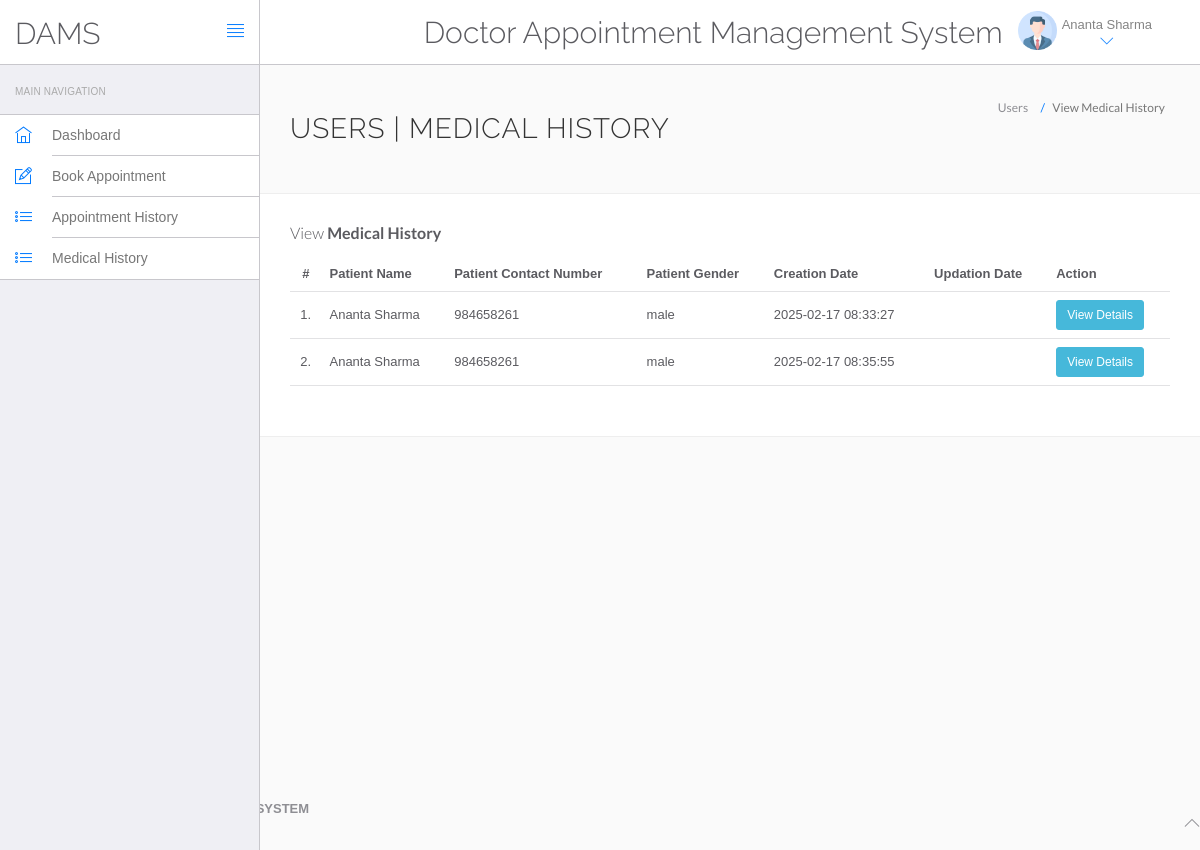
The app's page /dams/manage-medhistory.php (signed in) with its own data.
### tables this page shows
CREATE TABLE `users` (
  `id` int(11) NOT NULL,
  `fullName` varchar(255) DEFAULT NULL,
  `address` longtext DEFAULT NULL,
  `city` varchar(255) DEFAULT NULL,
  `gender` varchar(255) DEFAULT NULL,
  `email` varchar(255) DEFAULT NULL,
  `password` varchar(255) DEFAULT NULL,
  `regDate` timestamp NULL DEFAULT current_timestamp(),
  `updationDate` timestamp NULL DEFAULT NULL ON UPDATE current_timestamp()
);

CREATE TABLE `tblpatient` (
  `ID` int(10) NOT NULL,
  `Docid` int(10) DEFAULT NULL,
  `PatientName` varchar(200) DEFAULT NULL,
  `PatientContno` bigint(10) DEFAULT NULL,
  `PatientEmail` varchar(200) DEFAULT NULL,
  `PatientGender` varchar(50) DEFAULT NULL,
  `PatientAdd` mediumtext DEFAULT NULL,
  `PatientAge` int(10) DEFAULT NULL,
  `PatientMedhis` mediumtext DEFAULT NULL,
  `CreationDate` timestamp NULL DEFAULT current_timestamp(),
  `UpdationDate` timestamp NULL DEFAULT NULL ON UPDATE current_timestamp()
);

### dams/manage-medhistory.php (the view, shortened to what this page needs)
<?php
include('include/config.php');
?>
<!DOCTYPE html>
<html lang="en">
	<head>
		<link rel="stylesheet" href="vendor/bootstrap/css/bootstrap.min.css">
		<link rel="stylesheet" href="vendor/fontawesome/css/font-awesome.min.css">
		<link rel="stylesheet" href="vendor/themify-icons/themify-icons.min.css">
		<link href="vendor/animate.css/animate.min.css" rel="stylesheet" media="screen">
		<link href="vendor/perfect-scrollbar/perfect-scrollbar.min.css" rel="stylesheet" media="screen">
		<link href="vendor/switchery/switchery.min.css" rel="stylesheet" media="screen">
		<link href="vendor/bootstrap-touchspin/jquery.bootstrap-touchspin.min.css" rel="stylesheet" media="screen">
		<link href="vendor/select2/select2.min.css" rel="stylesheet" media="screen">
		<link href="vendor/bootstrap-datepicker/bootstrap-datepicker3.standalone.min.css" rel="stylesheet" media="screen">
		<link href="vendor/bootstrap-timepicker/bootstrap-timepicker.min.css" rel="stylesheet" media="screen">
		<link rel="stylesheet" href="assets/css/styles.css">
		<link rel="stylesheet" href="assets/css/plugins.css">
		<link rel="stylesheet" href="assets/css/themes/theme-1.css" id="skin_color" />
	</head>
	<body>
		<div id="app">
<?php include('include/sidebar.php');?>
<div class="app-content">
<?php include('include/header.php');?>
<div class="main-content" >
<div class="wrap-content container" id="container">
<section id="page-title">
<div class="row">
<div class="col-sm-8">
<h1 class="mainTitle">Users | Medical History</h1>
</div>
<ol class="breadcrumb">
<li>
<span>Users</span>
</li>
<li class="active">
<span>View Medical History</span>
</li>
</ol>
</div>
</section>
<div class="container-fluid container-fullw bg-white">
<div class="row">
<div class="col-md-12">
<h5 class="over-title margin-bottom-15">View <span class="text-bold">Medical History</span></h5>
<table class="table table-hover" id="sample-table-1">
<thead>
<tr>
<th class="center">#</th>
<th>Patient Name</th>
<th>Patient Contact Number</th>
<th>Patient Gender </th>
<th>Creation Date </th>
<th>Updation Date </th>
<th>Action</th>
</tr>
</thead>
<tbody>
<?php
$uid=$_SESSION['id'];
$sql=mysqli_query($con,"select tblpatient.* from tblpatient join users on users.email=tblpatient.PatientEmail where users.id='$uid'");
$cnt=1;
while($row=mysqli_fetch_array($sql))
{
?>
<tr>
<td class="center"><?php echo $cnt;?>.</td>
<td class="hidden-xs"><?php echo $row['PatientName'];?></td>
<td><?php echo $row['PatientContno'];?></td>
<td><?php echo $row['PatientGender'];?></td>
<td><?php echo $row['CreationDate'];?></td>
<td><?php echo $row['UpdationDate'];?>
</td>
<td>
<a href="view-medhistory.php?viewid=<?php echo $row['ID'];?>" class="btn btn-info btn-sm">View Details</a>
</td>
</tr>
<?php
$cnt=$cnt+1;
 }?></tbody>
</table>
</div>
</div>
</div>
</div>
</div>
</div>
</div>
	<?php include('include/footer.php');?>
	</body>
</html>

### dams/include/header.php (shortened to what this page needs)
<header class="navbar navbar-default navbar-static-top">
					<div class="navbar-header">
						<a class="navbar-brand" href="#">
							<h2 style="padding-top:20% ">DAMS</h2>
						</a>
						<a href="#" class="sidebar-toggler pull-right visible-md visible-lg" data-toggle-class="app-sidebar-closed" data-toggle-target="#app">
							<i class="ti-align-justify"></i>
						</a>
					</div>
					<div class="navbar-collapse collapse">
						<ul class="nav navbar-right">
								<li  style="padding-top:2% ">
								<h2> Doctor Appointment Management System</h2>
							</li>
							<li class="dropdown current-user">
								<a href class="dropdown-toggle" data-toggle="dropdown">
									<img src="assets/images/profile.png"> <span class="username">
									<?php $query=mysqli_query($con,"select fullName from users where id='".$_SESSION['id']."'");
while($row=mysqli_fetch_array($query))
{
	echo $row['fullName'];
}
									?> <i class="ti-angle-down"></i></i></span>
								</a>
							</li>
						</ul>
					</div>
				</header>

### dams/assets/css/themes/theme-1.css (style rules this page uses)
body { background: #FAFAFA; }
header .navbar-header { background: #ffffff !important; border-right-color: #c8c7cc !important; border-bottom-color: #c8c7cc !important; }
header .navbar-header .sidebar-toggler, header .navbar-header .sidebar-mobile-toggler { color: #007aff !important; }
header .navbar-header .navbar-brand { color: #777 !important; }
header .navbar-collapse { background: #ffffff !important; border-bottom-color: #c8c7cc !important; box-shadow: none !important; }
header .navbar-collapse .navbar-right > li > a { color: #777; }
header .navbar-collapse .navbar-right > li > a i { color: #007aff !important; }

### records on screen
users: fullName "Ananta Sharma"
tblpatient: PatientName "Ananta Sharma", PatientContno "984658261", PatientGender "male", CreationDate "2025-02-17 08:33:27"
tblpatient: PatientName "Ananta Sharma", PatientContno "984658261", PatientGender "male", CreationDate "2025-02-17 08:35:55"
